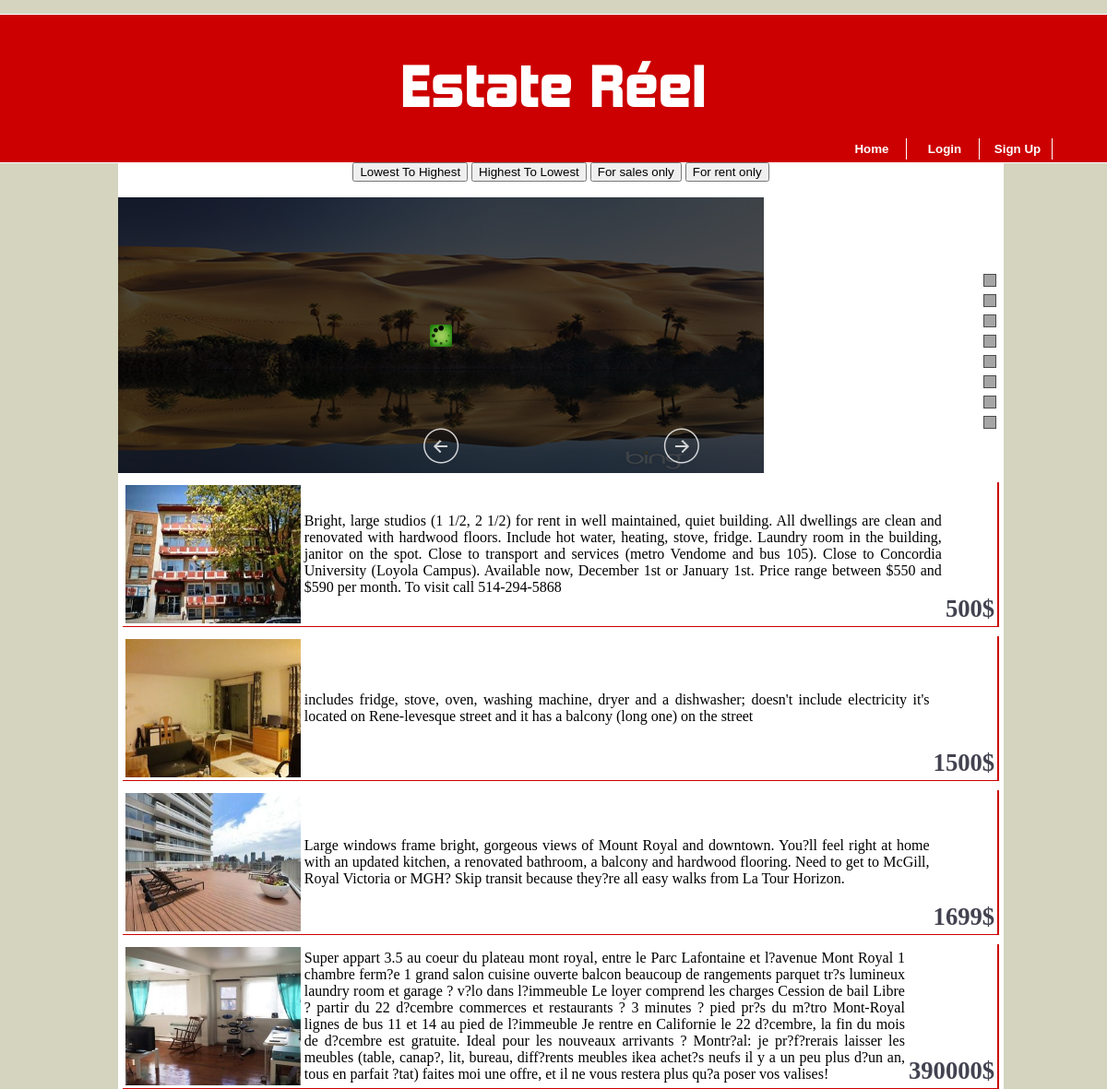
The app's page /index.php?sortBy=low with its own data.
### tables this page shows
CREATE TABLE IF NOT EXISTS `apartment_images` (
`image_id` int(5) NOT NULL,
  `dwelling_Id` int(6) NOT NULL,
  `file_name` varchar(200) NOT NULL,
  `file_size` varchar(200) NOT NULL,
  `file_type` varchar(200) NOT NULL
);

CREATE TABLE IF NOT EXISTS `dwellings` (
`dwelling_Id` int(6) NOT NULL,
  `address_id` int(4) NOT NULL,
  `user_id` int(6) NOT NULL,
  `type` varchar(255) DEFAULT NULL,
  `description` varchar(1000) DEFAULT NULL,
  `no_of_rooms` int(11) DEFAULT NULL,
  `no_of_bathrooms` int(11) DEFAULT NULL,
  `no_of_living_rooms` int(11) DEFAULT NULL,
  `price` int(11) DEFAULT NULL,
  `rangeType` varchar(50) DEFAULT NULL
);

### classes/productClass.php (called while the page is built, shortened)
<?php
	class Product extends Database{
		public function checkSortBy($value){
			if (strcmp($value, "Sale") === 0 || strcmp($value, "Rent") === 0) {
				return $this->sortByRange($value);
			}elseif (strcmp($value, "low") === 0) {
				$value = "ASC";
				return $this->sortByPrice($value);
			}elseif (strcmp($value, "high") === 0) {
				$value = "DESC";
				return $this->sortByPrice($value);
			}else{
				return $this->displayAllProducts();
			}
		}
		public function sortByPrice($value){
			$query = "SELECT * FROM dwellings INNER JOIN apartment_images
                                 ON dwellings.dwelling_Id = apartment_images.dwelling_Id
                           GROUP BY dwellings.dwelling_Id
                           ORDER BY dwellings.price $value";
            return parent::getResultSetAsArray($query);
		}
	}
?>

### classes/databaseClass.php (called while the page is built, shortened)
<?php
	class Database{
		public $connection;
		public function createConnection(){
			$servername = "localhost";
			$username = "root";
			$password = "";
			$db = "PHP_database";
			$this->connection = new mysqli($servername, $username, $password, $db);
			$this->connection->set_charset("utf8");
			return $this->connection;
		}
		public function getResultSetAsArray($query){
			$rs = mysqli_query($this->createConnection(), $query) or die($this->connection->error);
			if($rs->num_rows > 0){
				$index = 0;
				while($row = $rs->fetch_assoc()){
					foreach ($row as $key => $value) {
						$arrayAsResult[$index][$key] = $value;
					}
					$index++;
				}
				return $arrayAsResult;
			}
			return null;
		}
	}
?>

### index.php (the view, shortened to what this page needs)
<html>
    <head>
        <link rel="stylesheet" type="text/css" href="CSS/mainLayout.css">
    </head>
    <?php include('PreCode/header.php');
    if(count($bannedUser) == 1){
        $days = $loginObj->dateDiff($bannedUser[0]['to_'], $bannedUser[0]['from_']);
        echo "<p>You are not allowed to be here anymore. You may login after " . $bannedUser[0]['to_'] . ". Your account has been banned for $days days because of the following description: </p>";
        echo $bannedUser[0]['description'];
    ?>
            </section>
    </body>
</html>
<?php
    }else{
    ?>
    <form name="filters" method="GET" action="">
    <button type="button" onClick="window.location.href='index.php?sortBy=low'">Lowest To Highest</button>
    <button type="button" onClick="window.location.href='index.php?sortBy=high'">Highest To Lowest</button>
    <button type="button" onClick="window.location.href='index.php?sortBy=Sale'">For sales only</button>
    <button type="button" onClick="window.location.href='index.php?sortBy=Rent'">For rent only</button>
    </form>
    <div id="slider2_container" style="position: relative; width: 100%;
        height: 300px; overflow: hidden;">
         <div u="loading" style="position: absolute; top: 0px; left: 0px;">
            <div style="position: absolute; display: block; background: url(img/loading.gif) no-repeat center center;
                top: 0px; left: 0px;width: 100%;height:100%;">
            </div>
        </div>
        <div u="slides" style="cursor: move; position: absolute; left: 0px; top: 1px; right: 0px; width: 100%; height: 300px;
            overflow: hidden;">
            <div>
                       </div>
            <div>
               </div>
            <div>
                </div>
            <div>
                </div>
            <div>
                </div>
            <div>
                </div>
            <div>
                </div>
            <div>
                </div>
        </div>
        <div u="navigator" class="jssorb01" style="position: absolute; bottom: 50px; right: 10px;">
            <div u="prototype" style="POSITION: absolute; WIDTH: 12px; HEIGHT: 12px;"></div>
        </div>
        <span u="arrowleft" class="jssora05l" style="width: 40px; height: 40px; bottom: 10px; left: 330px;">
        </span>
        <span u="arrowright" class="jssora05r" style="width: 40px; height: 40px; bottom: 10px; right: 330px">
        </span>
    </div>
    <section id="apartments">
    <?php
        $rsForIndex = null;
        if (isset($_GET['sortBy'])) {
            $value = $_GET['sortBy'];
            $rsForIndex = $productObj->checkSortBy($value);
        }else{
            $rsForIndex = $productObj->displayAllProducts();
        }
        if (count($rsForIndex) > 0) {
            for($row = 0; $row < count($rsForIndex); $row++){
                echo "
                <table id='apt' align='center'>
                  <tr id='col1'>
                    <td rowspan='3'><img id='placeImg' src='apartment_images/" . $rsForIndex[$row]['file_name'] . "'/></td>
                    <td rowspan='3' id='col2'>" . $rsForIndex[$row]['description'] . "</th>
                    <th></th>
                  </tr>
                  <tr>
                    <td></td>
                  </tr>
                  <tr id='price'>
                    <td><p id='number'>" . $rsForIndex[$row]['price'] . "$</p></td>
                  </tr>
                </table>";
            }
        }
    ?>
    </section>
    </section>
    </body>
</html>
<?php   } ?>

### CSS/mainLayout.css (style rules this page uses)
body { background-color: #D4D4BF; text-align: center; height: 100%; }
#apt { height: auto; margin-top: 10px; border-right: 2px solid #C00; border-bottom: 1px solid #C00; width: 99%; text-align: justify; }
#placeImg { height: 150px; width: 190px; }
#col2 { width: 80%; }
#price { margin-top: 50px; height: 10px; }
#number { font-weight: bold; font-size: 20pt; color: #424250; }

### index.php (style rules this page uses)
.jssorb01 div, .jssorb01 div:hover, .jssorb01 .av { filter: alpha(opacity=70); opacity: .7; overflow:hidden; cursor: pointer; border: #000 1px solid; }
.jssorb01 div { background-color: gray; }
.jssora05l, .jssora05r, .jssora05ldn, .jssora05rdn { position: absolute; cursor: pointer; display: block; background: url(img/a17.png) no-repeat; overflow:hidden; }
.jssora05l { background-position: -10px -40px; }
.jssora05r { background-position: -70px -40px; }

### records on screen
apartment_images: file_name (picture), dwelling_Id.description "Bright, large studios (1 1/2, 2 1/2) for rent in well maintained, quiet building. All dwellings are clean and renovated with hardwood floors. Include hot water, heating, stove, fridge. Laundry room in the building, janitor on the spot. Close to transport and services (metro Vendome and bus 105). Close to Concordia University (Loyola Campus). Available now, December 1st or January 1st. Price range between $550 and $590 per month. To visit call 514-294-5868", dwelling_Id.price "500"
apartment_images: file_name (picture), dwelling_Id.description "includes fridge, stove, oven, washing machine, dryer and a dishwasher; doesn't include electricity it's located on Rene-levesque street and it has a balcony (long one) on the street", dwelling_Id.price "1500"
apartment_images: file_name (picture), dwelling_Id.description "Large windows frame bright, gorgeous views of Mount Royal and downtown. You?ll feel right at home with an updated kitchen, a renovated bathroom, a balcony and hardwood flooring. Need to get to McGill, Royal Victoria or MGH? Skip transit because they?re all easy walks from La Tour Horizon.", dwelling_Id.price "1699"
apartment_images: file_name (picture), dwelling_Id.description "Super appart 3.5 au coeur du plateau mont royal, entre le Parc Lafontaine et l?avenue Mont Royal 1 chambre ferm?e 1 grand salon cuisine ouverte balcon beaucoup de rangements parquet tr?s lumineux laundry room et garage ? v?lo dans l?immeuble Le loyer comprend les charges Cession de bail Libre ? partir du 22 d?cembre commerces et restaurants ? 3 minutes ? pied pr?s du m?tro Mont-Royal lignes de bus 11 et 14 au pied de l?immeuble Je rentre en Californie le 22 d?cembre, la fin du mois de d?cembre est gratuite. Ideal pour les nouveaux arrivants ? Montr?al: je pr?f?rerais laisser les meubles (table, canap?, lit, bureau, diff?rents meubles ikea achet?s neufs il y a un peu plus d?un an, tous en…", dwelling_Id.price "390000"
